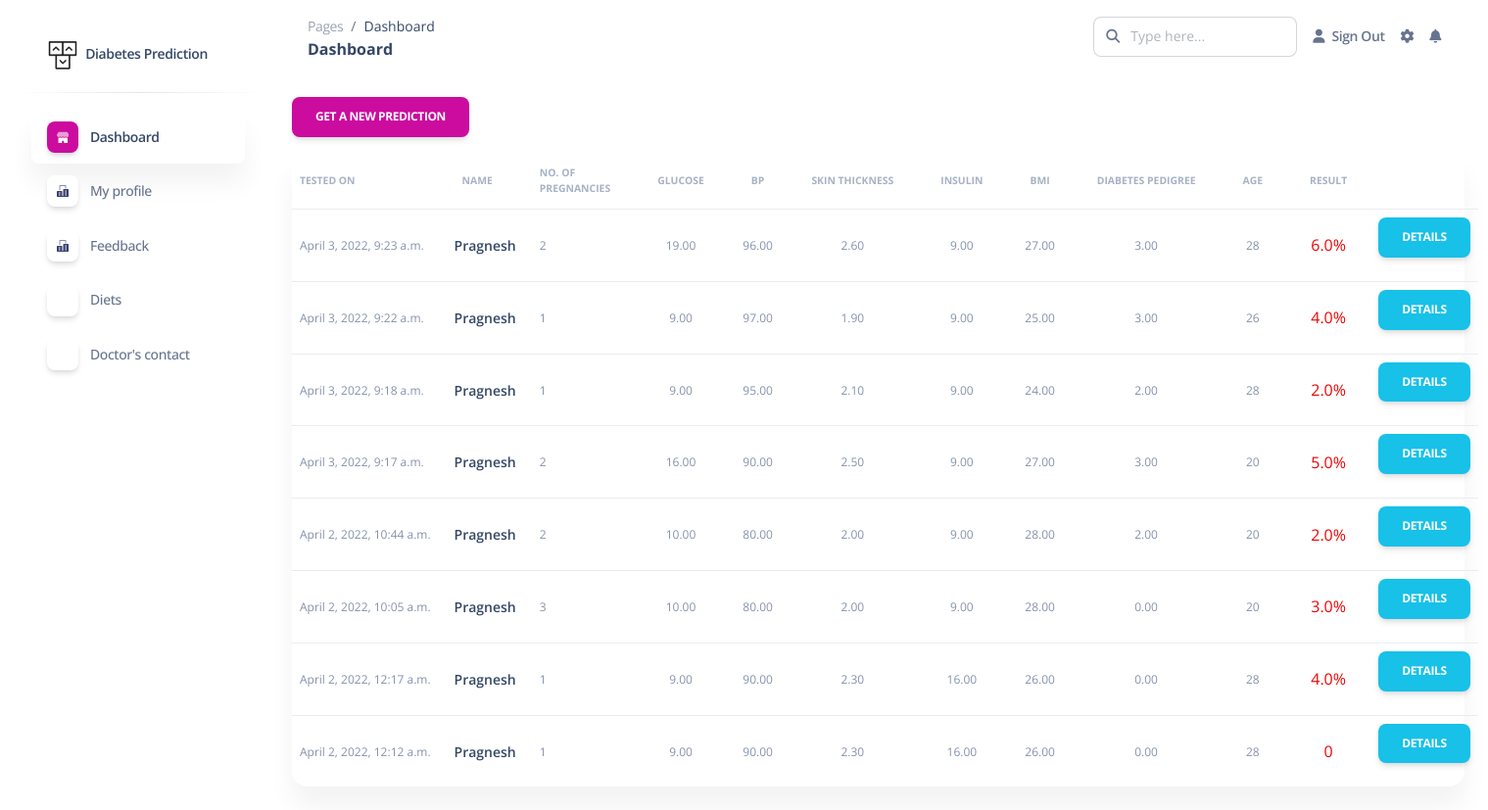
The page /dashboard/ (signed in) on the database its author committed.
### main/models.py (models this page shows)
class Prediction(models.Model):
	user_id = models.ForeignKey(User, on_delete=models.CASCADE)
	name = models.CharField(max_length=60)
	number_of_pregnancies = models.IntegerField()
	glucose = models.DecimalField(max_digits=5, decimal_places=2)
	blood_pressure = models.DecimalField(max_digits=5, decimal_places=2)
	skin_thickness = models.DecimalField(max_digits=5, decimal_places=2)
	insulin = models.DecimalField(max_digits=5, decimal_places=2)
	bmi = models.DecimalField(max_digits=5, decimal_places=2)
	diabetes_pedigree_function = models.DecimalField(max_digits=5, decimal_places=2)
	age = models.IntegerField()
	model1_prediction = models.CharField(max_length=10, default='0%')
	model2_prediction = models.CharField(max_length=10, default='0%')
	model3_prediction = models.CharField(max_length=10, default='0%')
	model4_prediction = models.CharField(max_length=10, default='0%')
	result = models.CharField(max_length=10, default='0%')
	created_at = models.DateTimeField(auto_now_add=True)

### main/views.py (the view)
# urls.py: path('dashboard/', dashboard_view, name='dashboard'),
@login_required(login_url='/login/')
def dashboard_view(request):
    user_id = request.session['user_id']
    predictions = Prediction.objects.filter(user_id=user_id).values().order_by('-id')
    user = User.objects.filter(id=user_id).values()[0]
    context = {
        'title': 'Home',
        'predictions': predictions,
        'user': user
    }
    return render(request, 'dashboard/index.html', context)

### main/templates/dashboard/index.html
{% extends 'dashboard/sidebar.html' %}
{% load static %}
{% block dashboard_content %}
<a href="/dashboard/predict"><button class="btn btn-primary">Get a new prediction</button></a>
<div class="card">
	<table class="table align-items-center mb-0">
		<thead>
			<tr>
				<th class="text-uppercase text-secondary text-xxs font-weight-bolder opacity-7 ps-2">Tested on</th>
				<th class="text-uppercase text-secondary text-xxs font-weight-bolder opacity-7">Name</th>
				<th class="text-uppercase text-secondary text-xxs font-weight-bolder opacity-7 ps-2">No. of<br/>Pregnancies</th>
				<th class="text-center text-uppercase text-secondary text-xxs font-weight-bolder opacity-7">Glucose</th>
				<th class="text-center text-uppercase text-secondary text-xxs font-weight-bolder opacity-7">BP</th>
				<th class="text-center text-uppercase text-secondary text-xxs font-weight-bolder opacity-7">Skin thickness</th>
				<th class="text-center text-uppercase text-secondary text-xxs font-weight-bolder opacity-7">Insulin</th>
				<th class="text-center text-uppercase text-secondary text-xxs font-weight-bolder opacity-7">BMI</th>
				<th class="text-center text-uppercase text-secondary text-xxs font-weight-bolder opacity-7">Diabetes pedigree</th>
				<th class="text-center text-uppercase text-secondary text-xxs font-weight-bolder opacity-7">Age</th>
				<th class="text-center text-uppercase text-secondary text-xxs font-weight-bolder opacity-7">Result</th>
				<th class="text-secondary opacity-7"></th>
			</tr>
		</thead>
		<tbody>
			{% for prediction in predictions %}
			<tr>
				<td>
					<p class="text-xs text-secondary mb-0">{{ prediction.created_at }}</p>
				</td>
				<td>
					<div class="d-flex px-2 py-1">
						<h6 class="mb-0 text-sm">{{ prediction.name }}</h6>
					</div>
				</td>
				<td>
					<p class="text-xs text-secondary mb-0">{{ prediction.number_of_pregnancies }}</p>
				</td>
				<td class="align-middle text-center text-sm">
					<p class="text-xs text-secondary mb-0">{{ prediction.glucose }}</p>
				</td>
				<td class="align-middle text-center">
					<p class="text-xs text-secondary mb-0">{{ prediction.blood_pressure }}</p>
				</td>
				<td class="align-middle text-center">
					<p class="text-xs text-secondary mb-0">{{ prediction.skin_thickness }}</p>
				</td>
				<td class="align-middle text-center">
					<p class="text-xs text-secondary mb-0">{{ prediction.insulin }}</p>
				</td>
				<td class="align-middle text-center">
					<p class="text-xs text-secondary mb-0">{{ prediction.bmi }}</p>
				</td>
				<td class="align-middle text-center">
					<p class="text-xs text-secondary mb-0">{{ prediction.diabetes_pedigree_function }}</p>
				</td>
				<td class="align-middle text-center">
					<p class="text-xs text-secondary mb-0">{{ prediction.age }}</p>
				</td>
				<td class="align-middle text-center">
					<p class="{% if prediction.result %}text-danger{% else %}text-success{% endif %} mb-0">{{ prediction.result }}</p>
				</td>
				<td class="align-middle text-center">
					<a href="/dashboard/prediction/{{ prediction.id }}"><button class="btn btn-info">Details</button></a>
				</td>
			</tr>
			{% endfor %}
		</tbody>
	</table>
</div>
{% endblock dashboard_content %}

### main/templates/dashboard/sidebar.html (shortened to what this page needs)
{% extends 'base.html' %}
{% load static %}
{% block main_content %}
<aside class="sidenav navbar navbar-vertical navbar-expand-xs border-0 border-radius-xl my-3 fixed-start ms-3 " id="sidenav-main">
    <div class="sidenav-header">
		<a class="navbar-brand m-0" href="/">
			<img src="{% static '/img/logo-ct.png' %}" class="navbar-brand-img h-100" alt="main_logo">
			<span class="ms-1 font-weight-bold">Diabetes Prediction</span>
		</a>
    </div>
    <hr class="horizontal dark mt-0">
    <div class="collapse navbar-collapse  w-auto  max-height-vh-100 h-100" id="sidenav-collapse-main">
		<ul class="navbar-nav">
			<li class="nav-item">
				<a class="nav-link {% if '/dashboard/' in request.path %} active {% endif %}" href="/dashboard/">
					<div class="icon icon-shape icon-sm shadow border-radius-md bg-white text-center me-2 d-flex align-items-center justify-content-center">
					</div>
					<span class="nav-link-text ms-1">Dashboard</span>
				</a>
			</li>
			<li class="nav-item">
				<a class="nav-link {% if request.path == '/my-profile/' %} active {% endif %}" href="/my-profile/">
					<div class="icon icon-shape icon-sm shadow border-radius-md bg-white text-center me-2 d-flex align-items-center justify-content-center">
					</div>
					<span class="nav-link-text ms-1">My profile</span>
				</a>
			</li>
			<li class="nav-item">
				<a class="nav-link {% if request.path == '/feedback/' %} active {% endif %}" href="/feedback/">
					<div class="icon icon-shape icon-sm shadow border-radius-md bg-white text-center me-2 d-flex align-items-center justify-content-center">
					</div>
					<span class="nav-link-text ms-1">Feedback</span>
				</a>
			</li>
			<li class="nav-item">
				<a class="nav-link {% if '/diets/' in request.path %} active {% endif %}" href="/diets/">
					<div class="icon icon-shape icon-sm shadow border-radius-md bg-white text-center me-2 d-flex align-items-center justify-content-center">
					</div>
					<span class="nav-link-text ms-1">Diets</span>
				</a>
			</li>
			<li class="nav-item">
				<a class="nav-link {% if '/doctors-contacts/' in request.path %} active {% endif %}" href="/admin/doctors-contacts/">
					<div class="icon icon-shape icon-sm shadow border-radius-md bg-white text-center me-2 d-flex align-items-center justify-content-center">
					</div>
					<span class="nav-link-text ms-1">Doctor's contact</span>
				</a>
			</li>
		</ul>
    </div>
</aside>
<main class="main-content position-relative max-height-vh-100 h-100 border-radius-lg ">
	<nav class="navbar navbar-main navbar-expand-lg px-0 mx-4 shadow-none border-radius-xl" id="navbarBlur" navbar-scroll="true">
		<div class="container-fluid py-1 px-3">
		<nav aria-label="breadcrumb">
			<ol class="breadcrumb bg-transparent mb-0 pb-0 pt-1 px-0 me-sm-6 me-5">
			<li class="breadcrumb-item text-sm"><a class="opacity-5 text-dark" href="javascript:;">Pages</a></li>
			<li class="breadcrumb-item text-sm text-dark active" aria-current="page">Dashboard</li>
			</ol>
			<h6 class="font-weight-bolder mb-0">Dashboard</h6>
		</nav>
		<div class="collapse navbar-collapse mt-sm-0 mt-2 me-md-0 me-sm-4" id="navbar">
			<div class="ms-md-auto pe-md-3 d-flex align-items-center">
			<div class="input-group">
				<span class="input-group-text text-body"><i class="fas fa-search" aria-hidden="true"></i></span>
				<input type="text" class="form-control" placeholder="Type here...">
			</div>
			</div>
			<ul class="navbar-nav  justify-content-end">
			<li class="nav-item d-flex align-items-center">
				<a href="/logout/" class="nav-link text-body font-weight-bold px-0">
				<i class="fa fa-user me-sm-1"></i>
				<span class="d-sm-inline d-none">Sign Out</span>
				</a>
			</li>
			<li class="nav-item px-3 d-flex align-items-center">
				<a href="javascript:;" class="nav-link text-body p-0">
				<i class="fa fa-cog fixed-plugin-button-nav cursor-pointer"></i>
				</a>
			</li>
			<li class="nav-item dropdown pe-2 d-flex align-items-center">
				<a href="javascript:;" class="nav-link text-body p-0" id="dropdownMenuButton" data-bs-toggle="dropdown" aria-expanded="false">
				<i class="fa fa-bell cursor-pointer"></i>
				</a>
			</li>
			</ul>
		</div>
		</div>
	</nav>
	<div class="container-fluid py-4">
		{% block dashboard_content %}
		{% endblock dashboard_content %}
	</div>
</main>
{% endblock main_content %}

### main/templates/base.html (shortened to what this page needs)
{% load static %}
<!DOCTYPE html>
<html lang="en" itemscope itemtype="http://schema.org/WebPage">
    <head>
		<link href="{% static '/css/nucleo-icons.css' %}" rel="stylesheet" />
		<link href="{% static '/css/nucleo-svg.css' %}" rel="stylesheet" />
		<link href="{% static '/css/nucleo-svg.css' %}" rel="stylesheet" />
		<link id="pagestyle" href="{% static '/css/soft-ui-dashboard.css' %}?v=1.0.3" rel="stylesheet" />
    </head>
    <body>
        {% block main_content %}
        {% endblock main_content %}
    </body>
</html>

### main/static/css/nucleo-svg.css (style rules this page uses)
.icon { display: inline-block; color: #111111; height: 1em; width: 1em; }
.icon-sm { height: 0.8em; width: 0.8em; }
.icon { fill: currentColor; stroke: none; }

### rows shown on the page
Prediction: created_at "April 3, 2022, 9:23 a.m.", name "Pragnesh", number_of_pregnancies "2", glucose "19.00", blood_pressure "96.00", skin_thickness "2.60", insulin "9.00", bmi "27.00", diabetes_pedigree_function "3.00", age "28", result "6.0%"
Prediction: created_at "April 3, 2022, 9:22 a.m.", name "Pragnesh", number_of_pregnancies "1", glucose "9.00", blood_pressure "97.00", skin_thickness "1.90", insulin "9.00", bmi "25.00", diabetes_pedigree_function "3.00", age "26", result "4.0%"
Prediction: created_at "April 3, 2022, 9:18 a.m.", name "Pragnesh", number_of_pregnancies "1", glucose "9.00", blood_pressure "95.00", skin_thickness "2.10", insulin "9.00", bmi "24.00", diabetes_pedigree_function "2.00", age "28", result "2.0%"
Prediction: created_at "April 3, 2022, 9:17 a.m.", name "Pragnesh", number_of_pregnancies "2", glucose "16.00", blood_pressure "90.00", skin_thickness "2.50", insulin "9.00", bmi "27.00", diabetes_pedigree_function "3.00", age "20", result "5.0%"
Prediction: created_at "April 2, 2022, 10:44 a.m.", name "Pragnesh", number_of_pregnancies "2", glucose "10.00", blood_pressure "80.00", skin_thickness "2.00", insulin "9.00", bmi "28.00", diabetes_pedigree_function "2.00", age "20", result "2.0%"
Prediction: created_at "April 2, 2022, 10:05 a.m.", name "Pragnesh", number_of_pregnancies "3", glucose "10.00", blood_pressure "80.00", skin_thickness "2.00", insulin "9.00", bmi "28.00", diabetes_pedigree_function "0.00", age "20", result "3.0%"
Prediction: created_at "April 2, 2022, 12:17 a.m.", name "Pragnesh", number_of_pregnancies "1", glucose "9.00", blood_pressure "90.00", skin_thickness "2.30", insulin "16.00", bmi "26.00", diabetes_pedigree_function "0.00", age "28", result "4.0%"
Prediction: created_at "April 2, 2022, 12:12 a.m.", name "Pragnesh", number_of_pregnancies "1", glucose "9.00", blood_pressure "90.00", skin_thickness "2.30", insulin "16.00", bmi "26.00", diabetes_pedigree_function "0.00", age "28", result "0"
